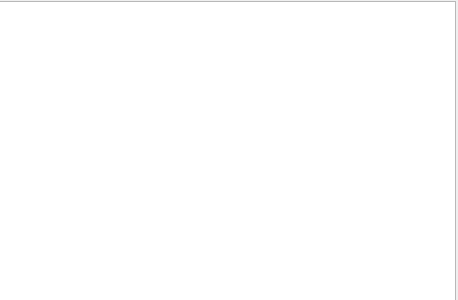
<?xml version="1.0" encoding="UTF-8"?>
<ui version="4.0">
 <class>companydata</class>
 <widget class="QDialog" name="companydata">
  <property name="geometry">
   <rect>
    <x>0</x>
    <y>0</y>
    <width>458</width>
    <height>300</height>
   </rect>
  </property>
  <property name="windowTitle">
   <string>Dialog</string>
  </property>
  <widget class="QTableView" name="tableView">
   <property name="geometry">
    <rect>
     <x>-5</x>
     <y>1</y>
     <width>461</width>
     <height>301</height>
    </rect>
   </property>
   <property name="styleSheet">
    <string notr="true"/>
   </property>
  </widget>
 </widget>
 <resources/>
 <connections/>
</ui>
